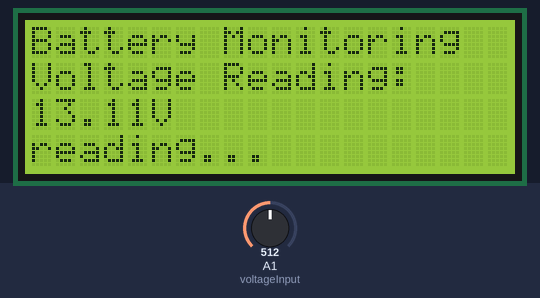
A sketch run on a simulated Arduino Uno, built with avr-gcc and run on an emulated ATmega328P. On the bench: 20×4 character LCD. Inputs (shaded band) come from the test bench; at power-on: A1 (voltageInput) = 512. The modem accepts every AT command (registered, SIM ready, sends succeed) and sends nothing else; what the sketch prints to the serial monitor is not drawn.

Above: at 5.3 s.
5.4 s: A1 (voltageInput) set to 403
At 7.2 s:
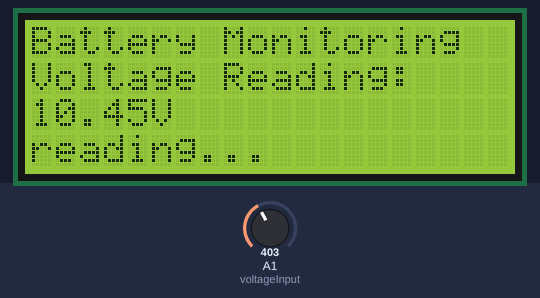
7.7 s: A1 (voltageInput) set to 368
At 9.1 s:
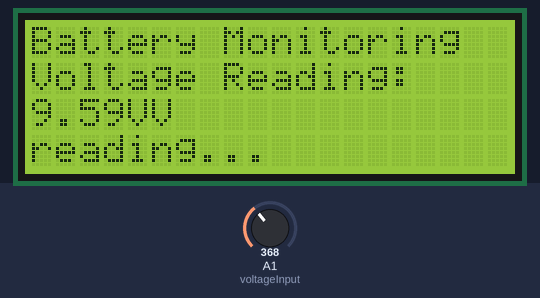
10.7 s: A1 (voltageInput) set to 306
At 11.5 s:
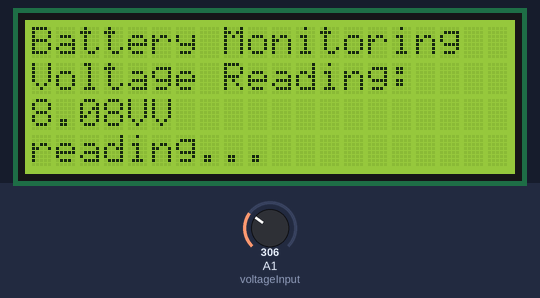
Timing chart, 0 to 13.2 s (numbered marks = the images above; inputs shaded):
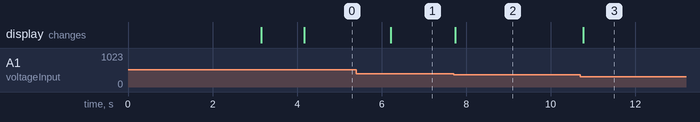

The sketch:

battery_monitoring.ino
```cpp
#include <LiquidCrystal_I2C.h>
#include <SoftwareSerial.h>

LiquidCrystal_I2C lcd(0x27,20,4);
SoftwareSerial mySerial(3, 2);

float readVoltage = 0;
int voltageInput = A1;
String mobileNumber = "+639307010440";
//String mobileNumber = "+639564114308";
int textFrequency = 3;
int textCountLow = 0;
int textCountFull = 0;
float voltageAdjustment = 0.6;
boolean once = false;
float lowVoltage = 11.2;
float fullyCharge = 12.2;
double textInterval = 120000;
double textIntervalSet = 0;


void setup() {
  Serial.begin(9600);

  lcd.init();
  lcd.clear();
  lcd.backlight();

  //Begin serial communication with Arduino and SIM800L
  mySerial.begin(9600);

  Serial.println("Initializing...");
  delay(1000);

  mySerial.println("AT");
  updateSerial();
  mySerial.println("AT+CSQ");
  updateSerial();
  mySerial.println("AT+CCID");
  updateSerial();
  mySerial.println("AT+CREG?");
  updateSerial();


  constantScreen();
  delay(1000);
}

void loop() {
  readVoltage = (analogRead(voltageInput)/40.92) + voltageAdjustment;
  printToLCD(0,2, (String)readVoltage + "V");

  if(readVoltage < lowVoltage && textFrequency > textCountLow){
      textCountFull = 0;
      if(millis() >= textIntervalSet ){
        textIntervalSet += textInterval;
        sendSMS("Low battery, please charge.");
        textCountLow++;
      }
  }

  if(readVoltage > fullyCharge && textFrequency > textCountFull){
     textCountLow = 0;
     if(millis() >= textIntervalSet ){
        textIntervalSet += textInterval;
        sendSMS("Battery full.");
        textCountFull++;
      }
  }

  updateSerial();
}

void printToLCD(int x, int y, String text){
  lcd.setCursor(x,y);
  lcd.print(text);
}

void constantScreen(){
  printToLCD(0,0, "Battery Monitoring");
  printToLCD(0,1, "Voltage Reading: ");
  printToLCD(0,2, (String)readVoltage + "V");
  printToLCD(0,3, "reading...");
}

void updateSerial()
{
  delay(500);
  while (Serial.available())
  {
    mySerial.write(Serial.read());//Forward what Serial received to Software Serial Port
  }
  while(mySerial.available())
  {
    Serial.write(mySerial.read());//Forward what Software Serial received to Serial Port
  }
}


void sendSMS(String message){
   mySerial.println("AT+CMGF=1");
  updateSerial();
  mySerial.println("AT+CMGS=\""+mobileNumber+"\"");
  updateSerial();
  mySerial.print(message);
  updateSerial();
  mySerial.write(26);
}
```

Measured:
- the behaviour switches between 385 and 384 on A1 (voltageInput) (found by bisection; images 1 and 2)
- after the input at 5.4 s, the display: changes after 0.82 s (image 1)
- after the input at 7.7 s, the display: changes at once (image 2)
- after the input at 10.7 s, the display: changes after 0.07 s (image 3)
